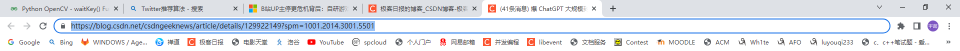
#> input picture TorchVision_Maskrcnn/test4.png, 1920 x 102 px, found by its file name (shown at 1/2 size)
$ python opencv_check.py
#> lines starting #> are read from the running program, lines starting #| are printed output that depends on the picture; after the words box and inside, x2 and y2 are one past the last pixel; in counts of white or black regions, pixels touching at a corner belong together
import cv2
import matplotlib.pyplot as plt
import numpy as np

imgtmp = cv2.imread(r'..\test4.png')
#> imgtmp is the input picture: shape (102, 1920, 3); mean B, G, R 235.9, 227.8, 223.1
img = cv2.resize(imgtmp, (0, 0), fx=1, fy=4, interpolation=cv2.INTER_NEAREST)
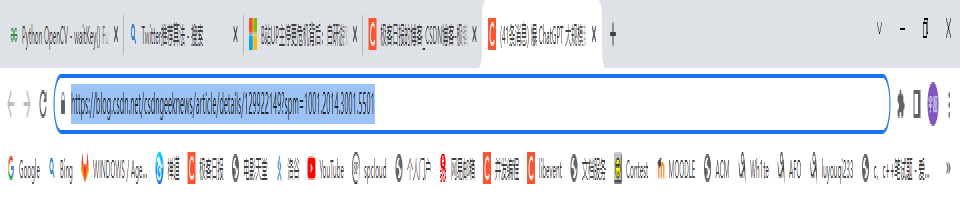
#> img: shape (408, 1920, 3) (shown at 1/2 size); mean B, G, R 235.9, 227.8, 223.1

# print(img)
# 将图片转化为灰度图像
gray = cv2.cvtColor(img, code=cv2.COLOR_BGR2GRAY)
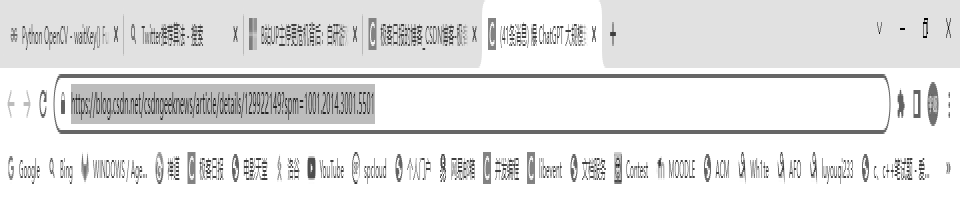
#> gray: shape (408, 1920) (shown at 1/2 size); min 0, max 255, mean 227.4
# 将灰度图像进行高斯模糊
gray1 = cv2.GaussianBlur(gray, (5, 5), 0)  # 高斯模糊
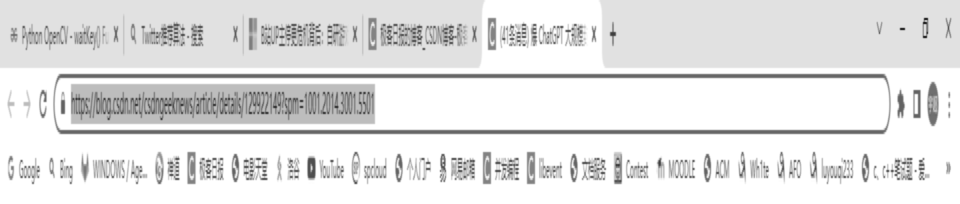
#> gray1: shape (408, 1920) (shown at 1/2 size); min 9, max 255, mean 227.4

# 进行轮廓的检测
canny = cv2.Canny(gray1, 10, 20)
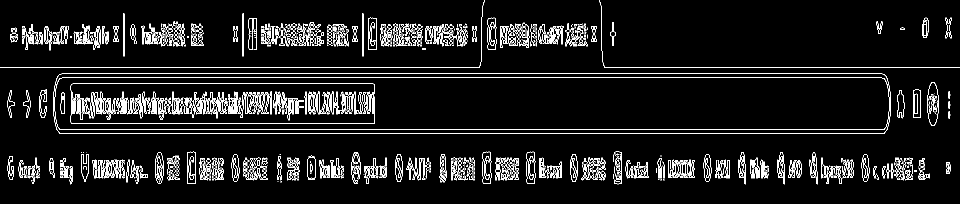
#> canny: shape (408, 1920) (shown at 1/2 size); 6.4% white in thin lines or dots
contours, hierarchy = cv2.findContours(canny, cv2.RETR_EXTERNAL, cv2.CHAIN_APPROX_SIMPLE)
#> contours = 1128 contours, 899 with area under 20; largest, box (x1, y1, x2, y2) and area: (106, 147, 1782, 268) 200177, (1854, 164, 1878, 252) 1535, (1053, 303, 1071, 368) 1009, (965, 303, 983, 368) 1009, (374, 303, 392, 368) 1009
'''print(' ———————————————— ')
print(len(contours))
print(' ———————————————— ')'''

for i in range(0, len(contours)):
    x, y, w, h = cv2.boundingRect(contours[i])
    if w < 10 or h < 10 or x < 10 or y < 10:
        continue
    area = cv2.contourArea(contours[i])
    if w * h < 1000:
        continue
    if w < 500:
        continue
    if len(contours[i]) < 30:
        continue
    # print(' ———————————————— ')
    # print(x, y, w, h)
    # print(' ————————————————')

    cv2.drawContours(img, contours, i, (0, 0, 255), 2)
    cv2.imshow("th1", img)
    print_log = open(r"..\test4.txt", 'w')
    data = np.squeeze(contours[i])
    #for j in range(0, data.shape[0]):
    #    print("[\n %d,\n %d\n],\n" % (data[j][0], data[j][1]), file=print_log)
    print_log.close()
    cv2.waitKey()
#> this loop made 1128 passes
#> (x, y, w, h) on passes 1 to 3: (272, 364, 4, 4), (64, 364, 4, 4), (1231, 363, 10, 2)
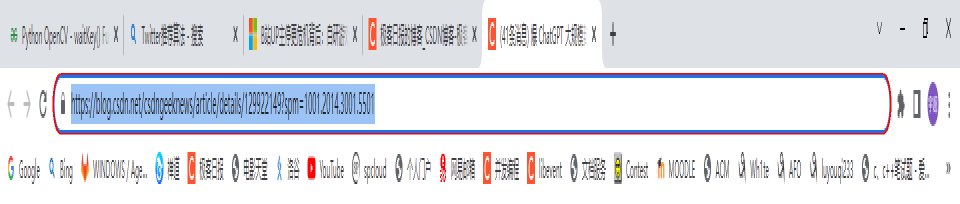
#> img: shape (408, 1920, 3) (shown at 1/2 size); 1.37% of pixels changed, all inside (x1, y1, x2, y2) = (105, 146, 1783, 269)

    # cv2.rectangle(img, (x, y), (x+w, y+h), (0, 0, 255), 1)

# cv2.drawContours(img,contours,-1,(0,255,0),1)

$ run again, with TorchVision_Maskrcnn/test2.png copied over TorchVision_Maskrcnn/test4.png
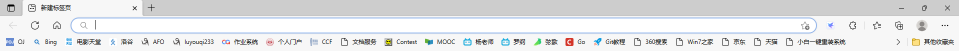
#> input picture TorchVision_Maskrcnn/test2.png, 1918 x 101 px, found by its file name (shown at 1/2 size)
#> imgtmp is the input picture: shape (101, 1918, 3); mean B, G, R 229.9, 228.2, 226.9
#> `canny = cv2.Canny(gray1, 10, 20)`:
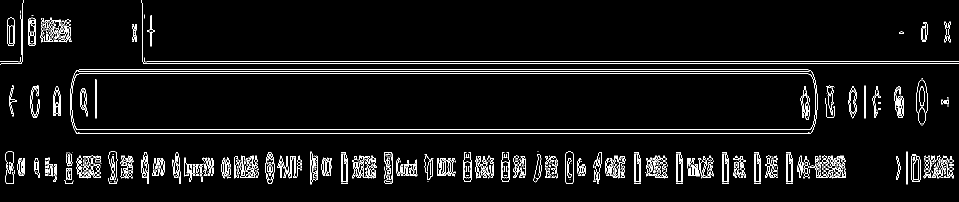
#> canny: shape (404, 1918) (shown at 1/2 size); 4.4% white in thin lines or dots
#> contours = 698 contours, 562 with area under 20; largest, box (x1, y1, x2, y2) and area: (140, 139, 1635, 268) 190324, (1130, 303, 1147, 368) 983, (1823, 308, 1841, 364) 874, (531, 304, 549, 368) 846, (56, 35, 72, 92) 805
#> the loop `for i in range(0, len(contours)):` made 698 passes
#> (x, y, w, h) on passes 1 to 3: (857, 363, 1, 1), (855, 363, 1, 1), (772, 363, 10, 2)
#> after the loop `for i in range(0, len(contours)):`:
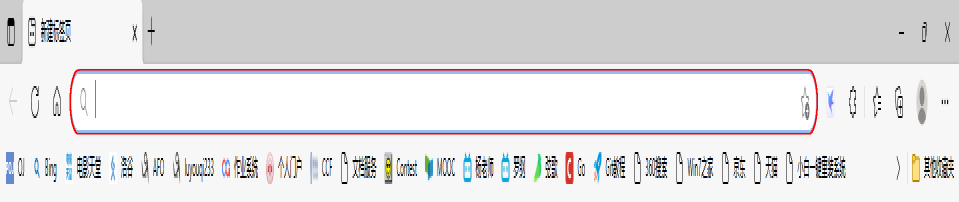
#> img: shape (404, 1918, 3) (shown at 1/2 size); mean B, G, R 226.9, 225.6, 227.7

$ run again, with TorchVision_Maskrcnn/test5.png copied over TorchVision_Maskrcnn/test4.png
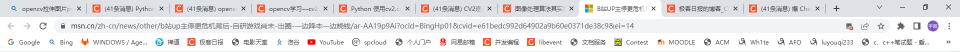
#> input picture TorchVision_Maskrcnn/test5.png, 1920 x 104 px, found by its file name (shown at 1/2 size)
#> imgtmp is the input picture: shape (104, 1920, 3); mean B, G, R 231.8, 230.4, 231.5
#> `canny = cv2.Canny(gray1, 10, 20)`:
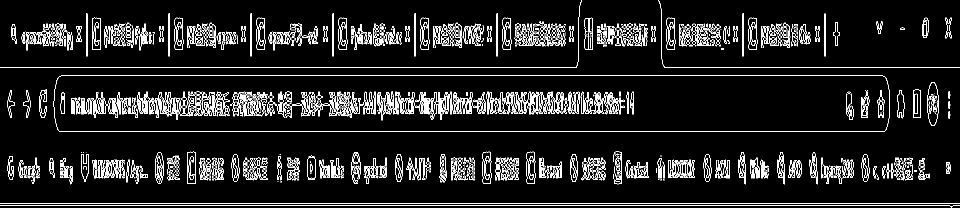
#> canny: shape (416, 1920) (shown at 1/2 size); 7.8% white in thin lines or dots
#> contours = 1250 contours, 972 with area under 20; largest, box (x1, y1, x2, y2) and area: (107, 151, 1780, 264) 186602, (1854, 164, 1878, 252) 1535, (1053, 303, 1071, 368) 1009, (965, 303, 983, 368) 1009, (374, 303, 392, 368) 1009
#> the loop `for i in range(0, len(contours)):` made 1250 passes
#> (x, y, w, h) on passes 1 to 3: (1902, 414, 1, 2), (0, 411, 1920, 2), (0, 407, 1920, 1)
#> after the loop `for i in range(0, len(contours)):`:
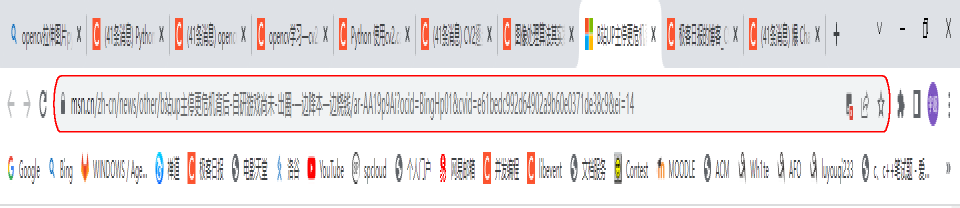
#> img: shape (416, 1920, 3) (shown at 1/2 size); mean B, G, R 228.4, 227.1, 231.6
